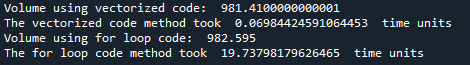

Write the Python code that produced this figure.
"""
monte carlo method is used to model something which is hard to solve by using probability. 

"""

import matplotlib.pyplot as plt
import numpy as np  
import scipy.integrate as integral
import time

f=lambda y, x: 25 - x**2 - y**2

t0 = time.time()
N=10000
x=np.random.uniform(-5, 5, N)  
y=np.random.uniform(-5, 5, N)
z=np.random.uniform(0, 25, N)

hits = np.where(z<=f(y, x))[0].size

volBox = 25*10*10
volume = (hits/N)*volBox
t1=time.time()

print("Volume using vectorized code: ", volume)
print("The vectorized code method took ", t1-t0 ," time units")

#for loop
t0 = time.time()

counter = 0
for i in range(N): 
    x=np.random.uniform(-5, 5, 1)  
    y=np.random.uniform(-5, 5, 1)
    z=np.random.uniform(0, 25, 1)
    temp = f(y, x)
    if z <= temp: 
        counter += 1
        
forVolume = volBox*counter/N

t1 = time.time()
print("Volume using for loop code: ", forVolume)
print("The for loop code method took ", t1-t0 ," time units")
